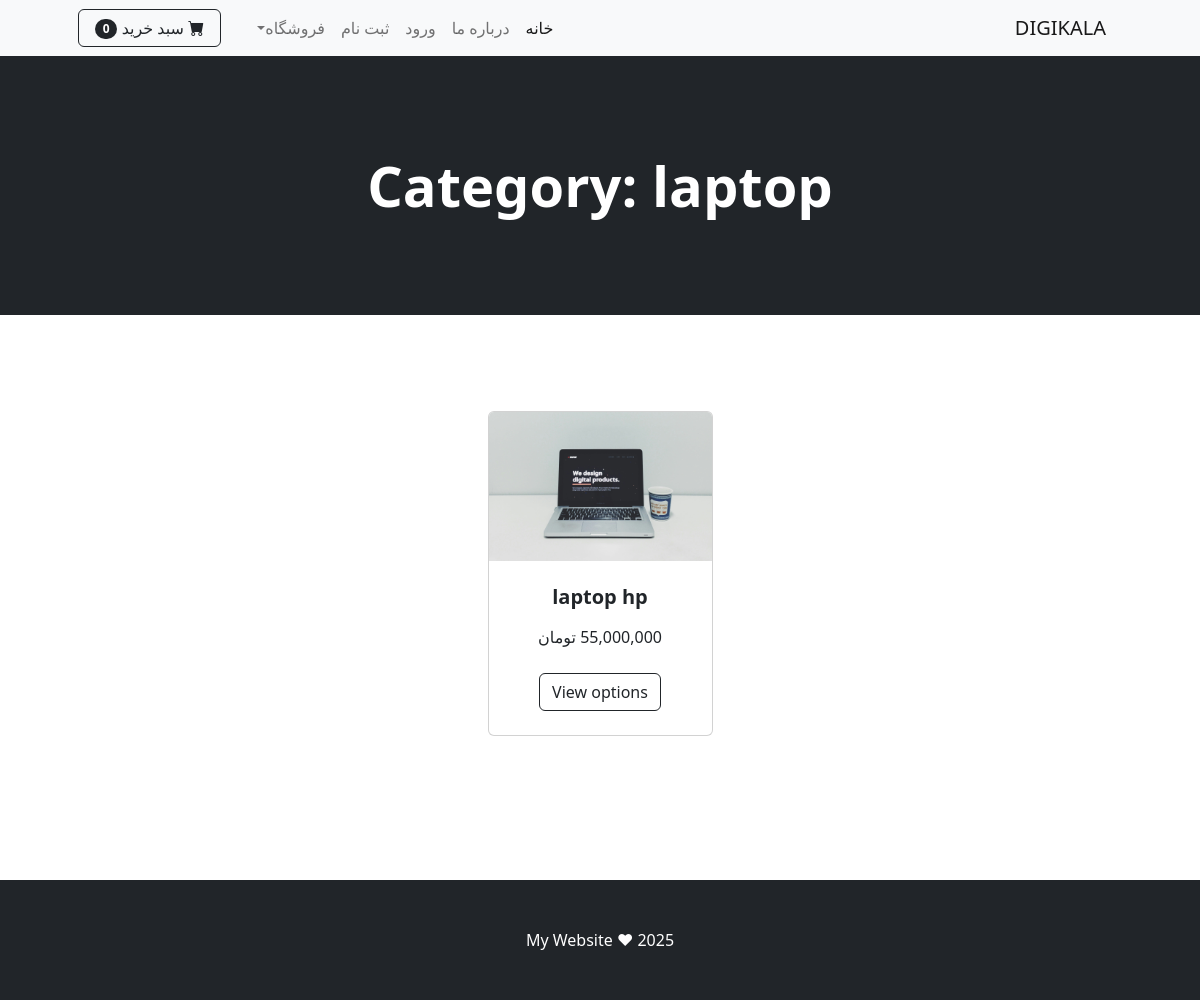
/category/laptop, run on the app's committed database.
### shop/models.py (models this page shows, shortened)
class Category(models.Model):
    name = models.CharField(max_length=20)
    picture = models.ImageField(upload_to='upload/category/', blank=True, null=True)
    def __str__(self):
        return self.name

class Product(models.Model):
    name = models.CharField(max_length=40)
    description = models.CharField(max_length=500, default='',blank=True)
    price = models.DecimalField(default=0, decimal_places=0, max_digits=12)
    category = models.ForeignKey(Category, on_delete=models.CASCADE, default=1)
    picture = models.ImageField(upload_to='upload/product/')
    is_sale = models.BooleanField(default=False)
    sale_price = models.DecimalField(default=0, decimal_places=0, max_digits=12)
    star = models.IntegerField(default=0,validators=[MinValueValidator(0), MaxValueValidator(5)])

### shop/views.py (the view)
# urls.py: path('category/<str:cat>', views.category, name="category"),
def category(request,cat):
    cat = cat.replace("-"," ")
    try:
        category = Category.objects.get(name = cat)
        products = Product.objects.filter(category = category)
        return render(request,'category.html',{'products':products, 'category':category})
    except:
        messages.success(request, "دسته بندی وجود ندارد.")
        return redirect('home')

### cart/cart.py (called while the page is built)
    def __len__(self):
        return len(self.cart)

### cart/context_processors.py (called while the page is built)
def cart(request):
    return{'cart':Cart(request)}

### shop/templates/category.html (shortened to what this page needs)
{% extends "base.html" %}
{% block content %}
{% load static %}
{% load humanize %}
    <body dir="rtl">
        <header class="bg-dark py-5">
            <div class="container px-4 px-lg-5 my-5">
                <div class="text-center text-white">
                    <h1 class="display-4 fw-bolder">Category: {{ category }}</h1>
                </div>
            </div>
        </header>
        <section class="py-5">
            <div class="container px-4 px-lg-5 mt-5">
                <div class="row gx-4 gx-lg-5 row-cols-2 row-cols-md-3 row-cols-xl-4 justify-content-center">
                    {% for item in products %}
                    <div class="col mb-5">
                        <div class="card h-100">
                            {% if item.is_sale == True %}
                            <div class="badge bg-dark text-white position-absolute" style="top: 0.5rem; right: 0.5rem">Sale</div>
                            <img class="card-img-top" src="{{ item.picture.url }}" alt="..." />
                            <div class="card-body p-4">
                                <div class="text-center">
                                    <h5 class="fw-bolder">{{ item.name }}</h5>
                                    <div class="d-flex justify-content-center small text-warning mb-2">
                                        {% with ''|center:item.star as range %}
                                            {%for ـ in range %}
                                                <div class="bi-star-fill"></div>
                                            {%endfor%}
                                        {% endwith %}
                                    </div>
                                    <s style="color:gray">{{ item.price}} تومان</s>
                                    {{ item.sale_price}} تومان
                                </div>
                            </div>
                            <div class="card-footer p-4 pt-0 border-top-0 bg-transparent">
                                <div class="text-center"><a class="btn btn-outline-dark mt-auto" href="{% url 'product' item.id %}">View options</a></div>
                            </div>
                            {% else %}
                            <img class="card-img-top" src="{{ item.picture.url }}" alt="..." />
                            <div class="card-body p-4">
                                <div class="text-center">
                                    <h5 class="fw-bolder">{{ item.name }}</h5>
                                    {{ item.price | intcomma }} تومان
                                </div>
                            </div>
                            <div class="card-footer p-4 pt-0 border-top-0 bg-transparent">
                                <div class="text-center"><a class="btn btn-outline-dark mt-auto" href="{% url 'product' item.id %}">View options</a></div>
                            </div>
                            {% endif %}
                        </div>
                    </div>
                    {% endfor %}
            </div>
        </section>
{% endblock  %}

### data on the page
Category: name "laptop"
Product: picture (picture), name "laptop hp", price "55,000,000"

### other printed values
{{ cart|length }} "0"
